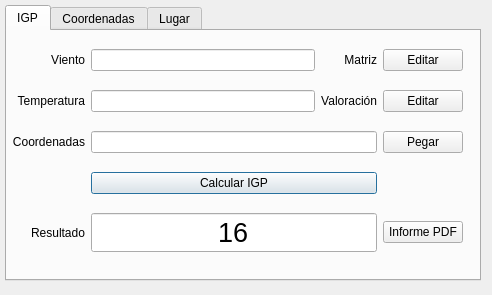
<?xml version="1.0" encoding="UTF-8"?>
<ui version="4.0">
 <class>IGPDialog</class>
 <widget class="QDialog" name="IGPDialog">
  <property name="geometry">
   <rect>
    <x>0</x>
    <y>0</y>
    <width>492</width>
    <height>295</height>
   </rect>
  </property>
  <property name="windowTitle">
   <string>IGP - Índice de gravedad potencial</string>
  </property>
  <widget class="QTabWidget" name="tabWidget">
   <property name="enabled">
    <bool>true</bool>
   </property>
   <property name="geometry">
    <rect>
     <x>5</x>
     <y>5</y>
     <width>476</width>
     <height>276</height>
    </rect>
   </property>
   <property name="sizePolicy">
    <sizepolicy hsizetype="Expanding" vsizetype="Expanding">
     <horstretch>0</horstretch>
     <verstretch>0</verstretch>
    </sizepolicy>
   </property>
   <property name="minimumSize">
    <size>
     <width>476</width>
     <height>0</height>
    </size>
   </property>
   <property name="maximumSize">
    <size>
     <width>476</width>
     <height>16777215</height>
    </size>
   </property>
   <property name="currentIndex">
    <number>0</number>
   </property>
   <widget class="QWidget" name="tab003">
    <attribute name="title">
     <string>IGP</string>
    </attribute>
    <widget class="QWidget" name="gridLayoutWidget">
     <property name="geometry">
      <rect>
       <x>5</x>
       <y>5</y>
       <width>451</width>
       <height>234</height>
      </rect>
     </property>
     <layout class="QGridLayout" name="gridLayout" rowstretch="0,0,0,0,0">
      <item row="0" column="0">
       <widget class="QLabel" name="lblWind">
        <property name="text">
         <string>Viento</string>
        </property>
        <property name="alignment">
         <set>Qt::AlignRight|Qt::AlignTrailing|Qt::AlignVCenter</set>
        </property>
       </widget>
      </item>
      <item row="0" column="1">
       <widget class="QLineEdit" name="txtWind"/>
      </item>
      <item row="1" column="0">
       <widget class="QLabel" name="lblTemp">
        <property name="text">
         <string>Temperatura</string>
        </property>
        <property name="alignment">
         <set>Qt::AlignRight|Qt::AlignTrailing|Qt::AlignVCenter</set>
        </property>
       </widget>
      </item>
      <item row="1" column="1">
       <widget class="QLineEdit" name="txtTemp"/>
      </item>
      <item row="2" column="1" colspan="2">
       <widget class="QLineEdit" name="txtCoord"/>
      </item>
      <item row="1" column="3">
       <widget class="QPushButton" name="btnEditVal">
        <property name="text">
         <string>Editar</string>
        </property>
        <property name="autoDefault">
         <bool>false</bool>
        </property>
       </widget>
      </item>
      <item row="2" column="0">
       <widget class="QLabel" name="lblCoord">
        <property name="text">
         <string>Coordenadas</string>
        </property>
        <property name="alignment">
         <set>Qt::AlignRight|Qt::AlignTrailing|Qt::AlignVCenter</set>
        </property>
       </widget>
      </item>
      <item row="2" column="3">
       <widget class="QPushButton" name="btnPasteCoord">
        <property name="text">
         <string>Pegar</string>
        </property>
        <property name="autoDefault">
         <bool>false</bool>
        </property>
       </widget>
      </item>
      <item row="1" column="2">
       <widget class="QLabel" name="lblVal">
        <property name="text">
         <string>Valoración</string>
        </property>
        <property name="alignment">
         <set>Qt::AlignRight|Qt::AlignTrailing|Qt::AlignVCenter</set>
        </property>
       </widget>
      </item>
      <item row="0" column="3">
       <widget class="QPushButton" name="btnEditMatrix">
        <property name="text">
         <string>Editar</string>
        </property>
        <property name="autoDefault">
         <bool>false</bool>
        </property>
       </widget>
      </item>
      <item row="0" column="2">
       <widget class="QLabel" name="lblMatriz">
        <property name="text">
         <string>Matriz</string>
        </property>
        <property name="alignment">
         <set>Qt::AlignRight|Qt::AlignTrailing|Qt::AlignVCenter</set>
        </property>
       </widget>
      </item>
      <item row="4" column="0">
       <widget class="QLabel" name="lblCoord_2">
        <property name="text">
         <string>Resultado</string>
        </property>
        <property name="alignment">
         <set>Qt::AlignRight|Qt::AlignTrailing|Qt::AlignVCenter</set>
        </property>
       </widget>
      </item>
      <item row="4" column="1" colspan="2">
       <widget class="QLineEdit" name="txtCoord_2">
        <property name="font">
         <font>
          <pointsize>20</pointsize>
          <weight>50</weight>
          <italic>false</italic>
          <bold>false</bold>
         </font>
        </property>
        <property name="text">
         <string>16</string>
        </property>
        <property name="alignment">
         <set>Qt::AlignCenter</set>
        </property>
       </widget>
      </item>
      <item row="3" column="1" colspan="2">
       <widget class="QPushButton" name="btnIGP">
        <property name="text">
         <string>Calcular IGP</string>
        </property>
        <property name="autoDefault">
         <bool>true</bool>
        </property>
        <property name="default">
         <bool>true</bool>
        </property>
       </widget>
      </item>
      <item row="4" column="3">
       <widget class="QPushButton" name="btnReport">
        <property name="text">
         <string>Informe PDF</string>
        </property>
        <property name="autoDefault">
         <bool>false</bool>
        </property>
       </widget>
      </item>
     </layout>
    </widget>
   </widget>
   <widget class="QWidget" name="tab002">
    <property name="enabled">
     <bool>true</bool>
    </property>
    <attribute name="title">
     <string>Coordenadas</string>
    </attribute>
    <layout class="QVBoxLayout" name="verticalLayout_2">
     <item>
      <widget class="QGroupBox" name="groupBox_7">
       <property name="enabled">
        <bool>true</bool>
       </property>
       <property name="title">
        <string/>
       </property>
       <widget class="QWidget" name="layoutWidget_2">
        <property name="geometry">
         <rect>
          <x>0</x>
          <y>0</y>
          <width>252</width>
          <height>56</height>
         </rect>
        </property>
        <layout class="QGridLayout" name="gridLayout_3">
         <item row="1" column="0">
          <widget class="QRadioButton" name="radioutm">
           <property name="text">
            <string>UTM</string>
           </property>
          </widget>
         </item>
         <item row="0" column="0">
          <widget class="QRadioButton" name="radiodms">
           <property name="text">
            <string>Grad. Min. Seg.</string>
           </property>
           <property name="checked">
            <bool>true</bool>
           </property>
          </widget>
         </item>
         <item row="0" column="1">
          <widget class="QRadioButton" name="radiodm">
           <property name="text">
            <string>Grad. Min.</string>
           </property>
          </widget>
         </item>
         <item row="1" column="1">
          <widget class="QRadioButton" name="radiod">
           <property name="text">
            <string>Grados</string>
           </property>
          </widget>
         </item>
        </layout>
       </widget>
       <widget class="QWidget" name="layoutWidget">
        <property name="geometry">
         <rect>
          <x>0</x>
          <y>55</y>
          <width>301</width>
          <height>136</height>
         </rect>
        </property>
        <layout class="QGridLayout" name="gridLayout_2">
         <item row="0" column="0">
          <widget class="QLineEdit" name="txtCoordinates"/>
         </item>
         <item row="3" column="0">
          <widget class="QPushButton" name="btnGet">
           <property name="text">
            <string>Empezar captura</string>
           </property>
          </widget>
         </item>
         <item row="2" column="0">
          <widget class="QPushButton" name="btnClipboard">
           <property name="text">
            <string>Copiar al portapapeles</string>
           </property>
          </widget>
         </item>
         <item row="1" column="0">
          <widget class="QPushButton" name="btnGo">
           <property name="text">
            <string>Ir</string>
           </property>
          </widget>
         </item>
        </layout>
       </widget>
      </widget>
     </item>
    </layout>
   </widget>
   <widget class="QWidget" name="tab001">
    <property name="enabled">
     <bool>true</bool>
    </property>
    <property name="minimumSize">
     <size>
      <width>472</width>
      <height>0</height>
     </size>
    </property>
    <attribute name="title">
     <string>Lugar</string>
    </attribute>
    <layout class="QVBoxLayout" name="verticalLayout">
     <property name="sizeConstraint">
      <enum>QLayout::SetMaximumSize</enum>
     </property>
     <item>
      <widget class="QLineEdit" name="txtSearch"/>
     </item>
     <item>
      <widget class="QCheckBox" name="chkBBOX">
       <property name="sizePolicy">
        <sizepolicy hsizetype="Expanding" vsizetype="Fixed">
         <horstretch>0</horstretch>
         <verstretch>0</verstretch>
        </sizepolicy>
       </property>
       <property name="text">
        <string>Limitar la búsqueda a la extensión actual</string>
       </property>
      </widget>
     </item>
     <item>
      <widget class="QTableWidget" name="tblResult">
       <property name="enabled">
        <bool>false</bool>
       </property>
       <property name="sizePolicy">
        <sizepolicy hsizetype="Expanding" vsizetype="Minimum">
         <horstretch>0</horstretch>
         <verstretch>0</verstretch>
        </sizepolicy>
       </property>
       <property name="editTriggers">
        <set>QAbstractItemView::NoEditTriggers</set>
       </property>
       <property name="selectionBehavior">
        <enum>QAbstractItemView::SelectRows</enum>
       </property>
       <property name="showGrid">
        <bool>true</bool>
       </property>
       <property name="columnCount">
        <number>3</number>
       </property>
       <column/>
       <column/>
       <column/>
      </widget>
     </item>
     <item>
      <widget class="QLabel" name="lblResult">
       <property name="text">
        <string>Encontrado (s)</string>
       </property>
      </widget>
     </item>
    </layout>
   </widget>
  </widget>
 </widget>
 <tabstops>
  <tabstop>tabWidget</tabstop>
  <tabstop>txtWind</tabstop>
  <tabstop>txtTemp</tabstop>
  <tabstop>txtCoord</tabstop>
  <tabstop>btnPasteCoord</tabstop>
  <tabstop>btnEditMatrix</tabstop>
  <tabstop>btnEditVal</tabstop>
  <tabstop>btnIGP</tabstop>
  <tabstop>txtCoord_2</tabstop>
  <tabstop>btnReport</tabstop>
  <tabstop>radiod</tabstop>
  <tabstop>radioutm</tabstop>
  <tabstop>radiodm</tabstop>
  <tabstop>txtCoordinates</tabstop>
  <tabstop>btnGet</tabstop>
  <tabstop>btnClipboard</tabstop>
  <tabstop>btnGo</tabstop>
  <tabstop>txtSearch</tabstop>
  <tabstop>chkBBOX</tabstop>
  <tabstop>tblResult</tabstop>
  <tabstop>radiodms</tabstop>
 </tabstops>
 <resources/>
 <connections/>
</ui>
